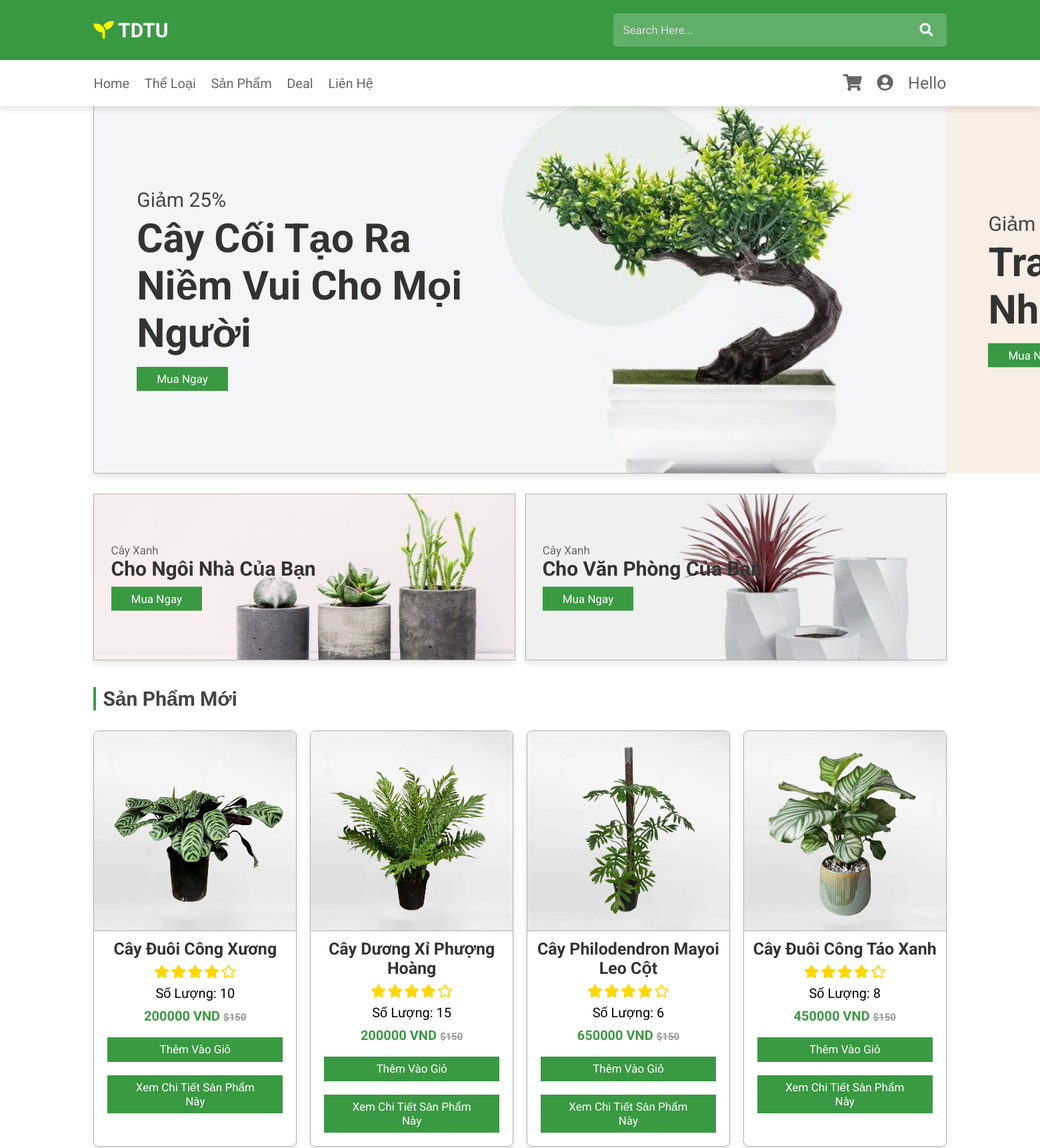
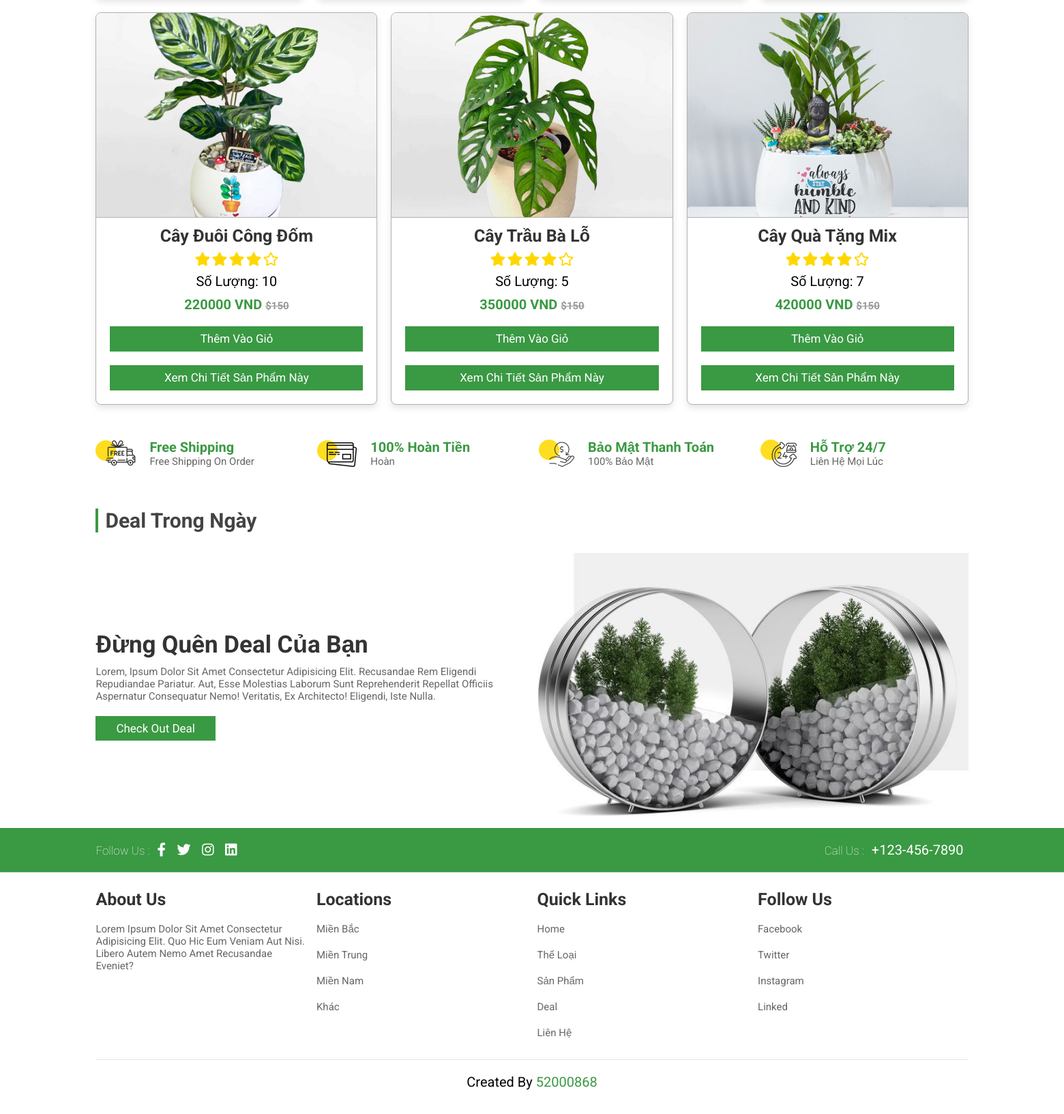
The app's page /customers/homeplant.php with its own data (2 pictures, top to bottom).
### tables this page shows
create table bonsai(
	bonsai_id int primary key auto_increment,
    bonsai_name varchar(50),
    bonsai_img varchar(50),
    type_id int,
    describe_bonsai varchar(500),
    amount int,
    price float,
    status_id int
);

### customers/homeplant.php (the view, shortened to what this page needs)
<?php
require '../config/connectDB.php';
?>
<!DOCTYPE html>
<html lang="en">
<head>
    <link rel="stylesheet" href="https://unpkg.com/swiper/swiper-bundle.min.css" />
    <link rel="stylesheet" href="https://cdnjs.cloudflare.com/ajax/libs/font-awesome/5.15.3/css/all.min.css">
    <link rel="stylesheet" href="../css/style.css">
</head>
<body>
<header>
    <div class="header-2">
        <a href="#" class="logo"> <i class="fas fa-seedling"></i> TDTU </a>
        <form action="" class="search-bar-container">
            <input type="search" id="search-bar" placeholder="search here...">
            <label for="search-bar" class="fas fa-search"></label>
        </form>
    </div>
    <div class="header-3">
        <nav class="navbar">
            <a href="index.php">home</a>
            <a href="#category">Thể loại</a>
            <a href="#product">Sản phẩm</a>
            <a href="#deal">deal</a>
            <a href="#contact">Liên hệ</a>
        </nav>
        <div class="icons">
            <a href="cart.php" class="fas fa-shopping-cart" id="name"></a>
            <a href="../login.php" class="fas fa-user-circle"></a>
            <a>Hello <?php echo $_SESSION['username'];?></a>
        </div>
    </div>
</header>
<section class="home" id="home">
    <div class="swiper-container home-slider">
        <div class="swiper-wrapper">
            <div class="swiper-slide">
                <div class="box" style="background: url(../uploads/slider1.jpg);">
                    <div class="content">
                        <span>Giảm 25%</span>
                        <h3>Cây cối tạo ra niềm vui cho mọi người</h3>
                        <a href="#" class="btn">Mua ngay</a>
                    </div>
                </div>
            </div>
            <div class="swiper-slide">
                <div class="box" style="background: url(../uploads/slider2.jpg);">
                    <div class="content">
                        <span>Giảm 30%</span>
                        <h3>Trang trí ngôi nhà của bạn</h3>
                        <a href="#" class="btn">Mua ngay</a>
                    </div>
                </div>
            </div>
        </div>
    </div>
</section>
<section class="banner-container">
    <div class="banner">
        <img src="../uploads/banner1.jpg" alt="">
        <div class="content">
            <span>Cây xanh</span>
            <h3>Cho ngôi nhà của bạn</h3>
            <a href="#" class="btn">Mua ngay</a>
        </div>
    </div>
    <div class="banner">
        <img src="../uploads/banner2.jpg" alt="">
        <div class="content">
            <span>Cây xanh</span>
            <h3>Cho văn phòng của bạn</h3>
            <a href="#" class="btn">Mua ngay</a>
        </div>
    </div>
</section>
<section class="product" id="product">
    <h1 class="heading"> Sản phẩm mới </h1>
    <div class="box-container">
        <?php
        $query ="select * from bonsai where  type_id=4";
        $query_run= mysqli_query($conn,$query);
        if(mysqli_num_rows($query_run) > 0){
            foreach($query_run as $bonsai){
                ?>
                <div class="box">
                    <img src="<?= $bonsai['bonsai_img'] ?>">
                    <h3><?=  $bonsai['bonsai_name']?></h3>
                    <div class="stars">
                        <i class="fas fa-star"></i>
                        <i class="fas fa-star"></i>
                        <i class="fas fa-star"></i>
                        <i class="fas fa-star"></i>
                        <i class="far fa-star"></i>
                    </div>
                    <div class="quantity">
                        <span> Số lượng: <?=$bonsai['amount'];?> </span>
                    </div>
                    <div class="price"><?= $bonsai['price'];?> VND <span> $150</span></div>
                    <form action="cart.php" method="POST">
                        <a href="cart.php?pid=<?= $bonsai['bonsai_id'] ?>" class="btn">Thêm vào giỏ</a>
                    </form>
                    <form action="info.php" method="POST">
                        <a href="info.php?id=<?= $bonsai['bonsai_id'] ?>" class="btn btn-warning info" id="info">Xem chi tiết sản phẩm này</a>
                    </form>
                </div>
                <?php
            }
        }
        ?>
    </div>
</section>
<section class="icons-container">
    <div class="icon">
        <img src="../uploads/icon1.png" alt="">
        <div class="content">
            <h3>free shipping</h3>
            <p>Free shipping on order</p>
        </div>
    </div>
    <div class="icon">
        <img src="../uploads/icon2.png" alt="">
        <div class="content">
            <h3>100% Hoàn Tiền</h3>
            <p>Hoàn </p>
        </div>
    </div>
    <div class="icon">
        <img src="../uploads/icon3.png" alt="">
        <div class="content">
            <h3>Bảo mật thanh toán</h3>
            <p>100% bảo mật</p>
        </div>
    </div>
    <div class="icon">
        <img src="../uploads/icon4.png" alt="">
        <div class="content">
            <h3>Hỗ trợ 24/7</h3>
            <p>Liên hệ mọi lúc</p>
        </div>
    </div>
</section>
<section class="deal" id="deal">
    <h1 class="heading"> deal trong ngày </h1>
    <div class="row">
        <div class="content">
            <h3 class="title">đừng quên deal của bạn</h3>
            <p>Lorem, ipsum dolor sit amet consectetur adipisicing elit. Recusandae rem eligendi repudiandae pariatur. Aut, esse molestias laborum sunt reprehenderit repellat officiis aspernatur consequatur nemo! Veritatis, ex architecto! Eligendi, iste nulla.</p>
            <a href="#" class="btn">check out deal</a>
        </div>
        <div class="image">
            <img src="../uploads/deal-img.jpg" alt="">
        </div>
    </div>
</section>
<div class="header-1">
    <div class="share">
        <span> follow us : </span>
        <a href="#" class="fab fa-facebook-f"></a>
        <a href="#" class="fab fa-twitter"></a>
        <a href="#" class="fab fa-instagram"></a>
        <a href="#" class="fab fa-linkedin"></a>
    </div>
    <div class="call">
        <span> call us : </span>
        <a href="#">+123-456-7890</a>
    </div>
</div>
<section class="footer">
    <div class="box-container">
        <div class="box">
            <h3>about us</h3>
            <p>Lorem ipsum dolor sit amet consectetur adipisicing elit. Quo hic eum veniam aut nisi. Libero autem nemo amet recusandae eveniet?</p>
        </div>
        <div class="box">
            <h3>Locations</h3>
            <a href="#">Miền Bắc</a>
            <a href="#">Miền Trung</a>
            <a href="#">Miền Nam</a>
            <a href="#">Khác</a>
        </div>
        <div class="box">
            <h3>quick links</h3>
            <a href="#">Home</a>
            <a href="#">Thể Loại</a>
            <a href="#">Sản phẩm</a>
            <a href="#">deal</a>
            <a href="#">Liên hệ</a>
        </div>
        <div class="box">
            <h3>follow us</h3>
            <a href="#">facebook</a>
            <a href="#">twitter</a>
            <a href="#">instagram</a>
            <a href="#">linked</a>
        </div>
    </div>
    <h1 class="credit"> created by <span> 52000868 </span> </h1>
</section>
</body>
</html>

### records on screen
bonsai: bonsai_img (picture), bonsai_name "Cây Đuôi Công Xương", amount "10", price "200000"
bonsai: bonsai_img (picture), bonsai_name "Cây Dương Xỉ Phượng Hoàng", amount "15", price "200000"
bonsai: bonsai_img (picture), bonsai_name "Cây Philodendron Mayoi Leo Cột", amount "6", price "650000"
bonsai: bonsai_img (picture), bonsai_name "Cây Đuôi Công Táo Xanh", amount "8", price "450000"
bonsai: bonsai_img (picture), bonsai_name "Cây Đuôi Công Đốm", amount "10", price "220000"
bonsai: bonsai_img (picture), bonsai_name "Cây Trầu Bà Lỗ", amount "5", price "350000"
bonsai: bonsai_img (picture), bonsai_name "Cây Quà Tặng Mix", amount "7", price "420000"
